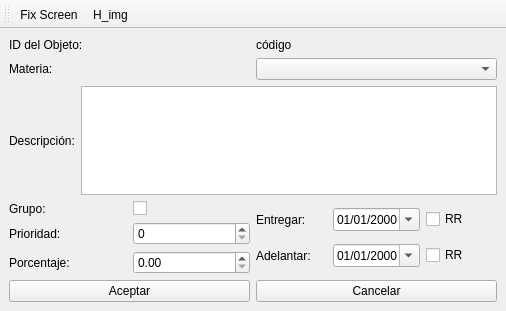
<?xml version="1.0" encoding="UTF-8"?>
<ui version="4.0">
 <class>AgregarTarea</class>
 <widget class="QMainWindow" name="AgregarTarea">
  <property name="geometry">
   <rect>
    <x>0</x>
    <y>0</y>
    <width>506</width>
    <height>311</height>
   </rect>
  </property>
  <property name="windowTitle">
   <string>Agregar Tarea</string>
  </property>
  <widget class="QWidget" name="centralwidget">
   <layout class="QVBoxLayout" name="verticalLayout">
    <item>
     <layout class="QHBoxLayout" name="horizontalLayout">
      <item>
       <widget class="QLabel" name="label">
        <property name="text">
         <string>ID del Objeto:</string>
        </property>
        <property name="scaledContents">
         <bool>true</bool>
        </property>
        <property name="wordWrap">
         <bool>true</bool>
        </property>
       </widget>
      </item>
      <item>
       <widget class="QLabel" name="lblidObj">
        <property name="text">
         <string>código</string>
        </property>
       </widget>
      </item>
     </layout>
    </item>
    <item>
     <layout class="QHBoxLayout" name="horizontalLayout_5">
      <item>
       <widget class="QLabel" name="label_8">
        <property name="text">
         <string>Materia:</string>
        </property>
       </widget>
      </item>
      <item>
       <widget class="QComboBox" name="cboMat"/>
      </item>
     </layout>
    </item>
    <item>
     <layout class="QHBoxLayout" name="horizontalLayout_2">
      <item>
       <widget class="QLabel" name="label_2">
        <property name="text">
         <string>Descripción:</string>
        </property>
       </widget>
      </item>
      <item>
       <widget class="QTextEdit" name="txtDescrp"/>
      </item>
     </layout>
    </item>
    <item>
     <layout class="QHBoxLayout" name="horizontalLayout_3">
      <item>
       <layout class="QVBoxLayout" name="verticalLayout_2">
        <item>
         <layout class="QHBoxLayout" name="horizontalLayout_7">
          <item>
           <widget class="QLabel" name="label_3">
            <property name="text">
             <string>Grupo:</string>
            </property>
           </widget>
          </item>
          <item>
           <widget class="QCheckBox" name="chkGrp">
            <property name="text">
             <string/>
            </property>
           </widget>
          </item>
         </layout>
        </item>
        <item>
         <layout class="QHBoxLayout" name="horizontalLayout_6">
          <item>
           <widget class="QLabel" name="label_4">
            <property name="text">
             <string>Prioridad:</string>
            </property>
           </widget>
          </item>
          <item>
           <widget class="QSpinBox" name="spnPrio"/>
          </item>
         </layout>
        </item>
        <item>
         <layout class="QHBoxLayout" name="horizontalLayout_4">
          <item>
           <widget class="QLabel" name="label_5">
            <property name="text">
             <string>Porcentaje:</string>
            </property>
           </widget>
          </item>
          <item>
           <widget class="QDoubleSpinBox" name="spnPorc">
            <property name="maximum">
             <double>100.989999999999995</double>
            </property>
           </widget>
          </item>
         </layout>
        </item>
       </layout>
      </item>
      <item>
       <layout class="QVBoxLayout" name="verticalLayout_3">
        <item>
         <layout class="QHBoxLayout" name="horizontalLayout_10">
          <item>
           <widget class="QLabel" name="label_6">
            <property name="text">
             <string>Entregar: </string>
            </property>
           </widget>
          </item>
          <item>
           <widget class="QDateEdit" name="dtEnt">
            <property name="displayFormat">
             <string notr="true">dd/MM/yyyy</string>
            </property>
            <property name="calendarPopup">
             <bool>true</bool>
            </property>
           </widget>
          </item>
          <item>
           <widget class="QCheckBox" name="chbERR">
            <property name="text">
             <string>RR</string>
            </property>
           </widget>
          </item>
         </layout>
        </item>
        <item>
         <layout class="QHBoxLayout" name="horizontalLayout_9">
          <item>
           <widget class="QLabel" name="label_7">
            <property name="text">
             <string>Adelantar:</string>
            </property>
           </widget>
          </item>
          <item>
           <widget class="QDateEdit" name="dtAd">
            <property name="displayFormat">
             <string notr="true">dd/MM/yyyy</string>
            </property>
            <property name="calendarPopup">
             <bool>true</bool>
            </property>
           </widget>
          </item>
          <item>
           <widget class="QCheckBox" name="chbARR">
            <property name="text">
             <string>RR</string>
            </property>
           </widget>
          </item>
         </layout>
        </item>
       </layout>
      </item>
     </layout>
    </item>
    <item>
     <layout class="QHBoxLayout" name="horizontalLayout_8">
      <item>
       <widget class="QPushButton" name="btnAccept">
        <property name="text">
         <string>Aceptar</string>
        </property>
        <property name="icon">
         <iconset>
          <normalon>:/rescr/ing_accept</normalon>
         </iconset>
        </property>
       </widget>
      </item>
      <item>
       <widget class="QPushButton" name="btnCancelar">
        <property name="text">
         <string>Cancelar</string>
        </property>
        <property name="icon">
         <iconset>
          <normalon>:/rescr/cancell</normalon>
         </iconset>
        </property>
       </widget>
      </item>
     </layout>
    </item>
   </layout>
  </widget>
  <widget class="QMenuBar" name="menubar">
   <property name="geometry">
    <rect>
     <x>0</x>
     <y>0</y>
     <width>506</width>
     <height>21</height>
    </rect>
   </property>
  </widget>
  <widget class="QToolBar" name="toolBar">
   <property name="windowTitle">
    <string>toolBar</string>
   </property>
   <attribute name="toolBarArea">
    <enum>TopToolBarArea</enum>
   </attribute>
   <attribute name="toolBarBreak">
    <bool>false</bool>
   </attribute>
   <addaction name="actionFix_Screen"/>
   <addaction name="actionH_img"/>
  </widget>
  <action name="actionFix_Screen">
   <property name="icon">
    <iconset resource="rsour.qrc">
     <normaloff>:/rescr/UpdateIcon</normaloff>:/rescr/UpdateIcon</iconset>
   </property>
   <property name="text">
    <string>Fix Screen</string>
   </property>
  </action>
  <action name="actionH_img">
   <property name="icon">
    <iconset resource="rsour.qrc">
     <normaloff>:/rescr/mov_obj</normaloff>:/rescr/mov_obj</iconset>
   </property>
   <property name="text">
    <string>H_img</string>
   </property>
   <property name="toolTip">
    <string>View Horary</string>
   </property>
  </action>
 </widget>
 <resources>
  <include location="rsour.qrc"/>
 </resources>
 <connections/>
</ui>
